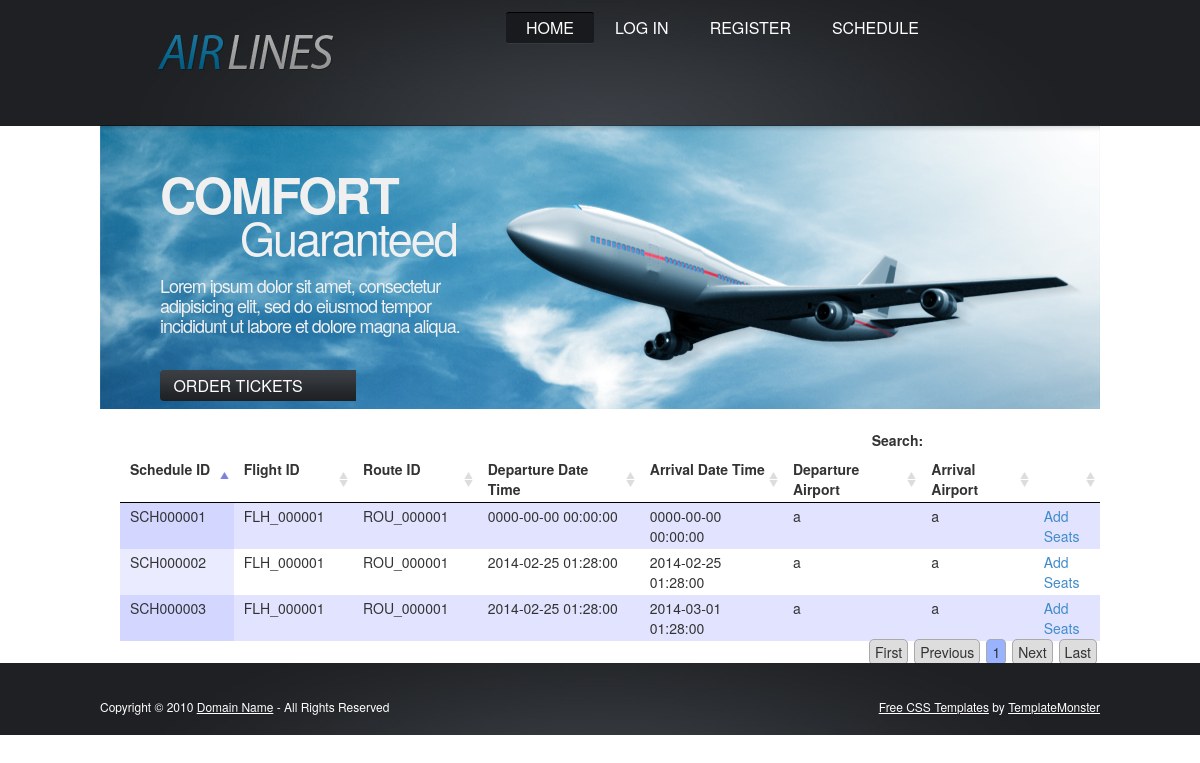
The page /schedules-display.php on the database its author committed.
### tables this page shows
CREATE TABLE IF NOT EXISTS `schedules` (
  `schedule_id` varchar(15) NOT NULL,
  `flight_id` varchar(15) NOT NULL,
  `route_id` varchar(15) NOT NULL,
  `departure_datetime` datetime NOT NULL,
  `arrival_datetime` datetime NOT NULL,
  `departure_airport` varchar(50) NOT NULL,
  `arrival_airport` varchar(50) NOT NULL,
  `remark` varchar(255) NOT NULL,
  PRIMARY KEY (`schedule_id`)
);

### includes/includefiles.php (called while the page is built, shortened)
<?php
require_once("includes/loginFunction.php");
$objLogIn = new logIn;
$isLoggedIn = $objLogIn->isLoggedIn();
?>

### includes/loginFunction.php (called while the page is built, shortened)
<?php
class logIn {
    function isLoggedIn($role=null) {
        if (!isset($_SESSION['user']))
            return false;
        return true;
    }
}
?>

### schedules-display.php (the view, shortened to what this page needs)
<?php include('includes/includefiles.php'); ?>
<?php include('includes/header.php'); ?>
<link href="css/jquery.dataTables.css" rel="stylesheet" type="text/css" />
<div class="row">
    <div class="col-md-12">
        <table id="schedule-table">
            <thead>
            <th>Schedule ID</th>
            <th>Flight ID</th>
            <th>Route ID</th>
            <th>Departure Date Time</th>
            <th>Arrival Date Time</th>
            <th>Departure Airport</th>
            <th>Arrival Airport</th>
            <th></th>
            </thead>
            <tbody>
                <?php
                $sql = "SELECT schedules.* " .
                        "FROM schedules " .
                        "ORDER BY schedule_id";
                $result = mysql_query($sql) or die(mysql_error());
                ?>
                <?php while ($row = mysql_fetch_array($result)) { ?>
                    <tr>
                        <td><?php echo $row['schedule_id']; ?></td>
                        <td><?php echo $row['flight_id']; ?></td>
                        <td><?php echo $row['route_id']; ?></td>
                        <td><?php echo $row['departure_datetime']; ?></td>
                        <td><?php echo $row['arrival_datetime']; ?></td>
                        <td><?php echo $row['departure_airport']; ?></td>
                        <td><?php echo $row['arrival_airport']; ?></td>
                        <td><a href="seat-setup.php?schedule_id=<?php echo $row['schedule_id']; ?>">Add Seats</a></td>
                    </tr>
                <?php } ?>
            </tbody>
        </table>
    </div>
</div>
<?php include('includes/footer.php'); ?>

### includes/header.php (shortened to what this page needs)
<!DOCTYPE html>
<html lang="en">
    <head>
        <link rel="stylesheet" href="css/reset.css" type="text/css" media="all">
        <link rel="stylesheet" href="css/layout.css" type="text/css" media="all">
        <link rel="stylesheet" href="css/style.css" type="text/css" media="all">
        <link href="css/chosen.min.css" rel="stylesheet" type="text/css" />
        <link href="css/bootstrap.min.css" rel="stylesheet" type="text/css" />
        <link href="css/bootstrap-theme.min.css" rel="stylesheet" type="text/css" />
        <link href="css/custom-style.css" rel="stylesheet" type="text/css" />
        <link href="css/bootstrap-datetimepicker.min.css" rel="stylesheet" type="text/css" />
        <link rel="stylesheet" type="text/css" media="screen" href="css/bootstrap-datetimepicker.min.css" />
    </head>
    <body id="page1">
        <div class="body1">
            <div class="main">
                <header>
                    <div class="wrapper">
                        <h1><a href="index.html" id="logo">AirLines</a>
                        </h1>
                        <div class="right">
                            <nav>
                                <ul id="menu">
                                    <li id="menu_active"><a href="index.php">Home</a></li>
                                    <?php if ($isLoggedIn == false) { ?>
                                        <li><a href="login.php">Log In</a></li>
                                    <?php } else { ?>
                                        <li><a href="logout.php">Log Out</a></li>
                                    <?php } ?>
                                    <li><a href="register.php">Register</a></li>
                                    <li><a href="schedule.php">Schedule</a></li>
                                </ul>
                            </nav>
                        </div>
                    </div>
                </header>
            </div>
        </div>
        <div class="main">
            <div id="banner">
                <div class="text1"> COMFORT<span>Guaranteed</span>
                    <p>Lorem ipsum dolor sit amet, consectetur adipisicing elit, sed do eiusmod tempor incididunt ut labore et dolore magna aliqua.</p>
                </div>
                <a href="#" class="button_top">Order Tickets Online</a></div>
        </div>
        <div class="main">
            <section id="content">
                <article class="col2 pad_left1">

### includes/footer.php (shortened to what this page needs)
</article>
</section>
</div>
<div class="body2">
    <div class="main">
        <footer>
            <div class="footerlink">
                <p class="lf">Copyright &copy; 2010 <a href="#">Domain Name</a> - All Rights Reserved</p>
                <p class="rf"><a href="http://www.free-css.com/">Free CSS Templates</a> by <a href="http://www.templatemonster.com/">TemplateMonster</a></p>
            </div>
        </footer>
    </div>
</div>
</body>
</html>

### css/layout.css (style rules this page uses)
.col1, .col2, .col3, .cols { float:left; }
.col2 { width:544px; }
#page1 h1 { padding-top:33px; }
#page1 #menu { padding-top:12px; }
#page1 header { height:126px; }
#page1 #banner { background:url(../images/bg_img.jpg) 0 0 no-repeat; height:283px; padding:38px 0 0 60px; }

### css/style.css (style rules this page uses)
article, aside, audio, canvas, command, datalist, details, embed, figcaption, figure, footer, header, hgroup, keygen, meter, nav, output, progress, section, source, video { display:block; }
.right { float:right; }
.wrapper { width:100%; overflow:hidden; }
body { background:#fff; border:0; font:14px Arial, Helvetica, sans-serif; color:#3c4046; line-height:20px; min-width:1000px; }
.main { margin:0 auto; width:1000px; }
.body1 { background:url(../images/bg_top.jpg) top center no-repeat #1e2023; }
.body2 { background:url(../images/bg_bot.jpg) top center no-repeat #1e2023; }
a { color:#1e749a; text-decoration:underline; outline:none; }
h1 { font-size:20px; font-weight:400; text-transform:uppercase; line-height:26px; color:#fff; float:left; padding:23px 0 0 58px; }
p { padding-bottom:20px; }
header { width:100%; overflow:hidden; height:106px; }
header .right { width:600px; }
#logo { display:block; background:url(../images/logo.jpg) 0 0 no-repeat; width:176px; height:39px; text-indent:-5000px; }
#menu { float:left; padding-top:8px; padding-left:5px; width:570px; }
#menu li { float:left; padding-left:1px; }
#menu li a { display:block; font-size:16px; text-transform:uppercase; color:#fff; text-decoration:none; line-height:30px; behavior:url(../js/PIE.htc); position:relative; padding:0 20px; margin:1px 0; }
#menu li a:hover, #menu #menu_active a { border-bottom:1px solid #373b40; border-top:1px solid #000; background:#191a1e; border-radius:3px; -moz-border-radius:3px; -webkit-border-radius:3px; margin:0; }
#banner { background:url(../images/bg_img2.jpg) 0 0 no-repeat; height:211px; padding:30px 0 0 60px; }
.text1 { font-weight:600; color:#f0f0f0; font-size:50px; line-height:60px; width:330px; letter-spacing:-2px; }
.text1 span { font-size:45px; line-height:50px; display:block; padding-left:80px; margin-top:-12px; font-weight:400; letter-spacing:-2px; }
.text1 p { font-size:18px; line-height:20px; font-weight:400; padding:13px 0 25px 0; letter-spacing:-1px; }
.button_top { display:inline-block; background:url(../images/button_top.jpg) 0 0 no-repeat; font-size:16px; text-transform:uppercase; color:#fff; text-decoration:none; line-height:31px; padding-right:40px; text-align:center; width:196px; }
#content { width:100%; overflow:hidden; }
.pad_left1 { padding-left:50px; }
footer { padding:35px 0 0 0; height:72px; width:100%; overflow:hidden; font-size:12px; line-height:18px; color:#fff; text-align:center; }
.footerlink { padding:0; }
.footerlink p { margin:0; padding:0; line-height:normal; white-space:nowrap; text-indent:inherit; color:#fff; }
.footerlink a { color:#fff; font-weight:normal; margin:inherit; padding:inherit; border:none; text-decoration:underline; background-color:transparent; }
.footerlink .lf { float:left; }
.footerlink .rf { float:right; }
a { outline:none; }

### css/custom-style.css (style rules this page uses)
.pad_left1 { padding-left: 20px; padding-top: 20px; }
.col2 { width: 630px; }
.body1 .main .wrapper h1 { margin:0px; }

### schedules-display.php (style rules this page uses)
.col2 { width: 100%; }

### rows shown on the page
schedules: schedule_id "SCH000001", flight "FLH_000001", route "ROU_000001", departure_datetime "0000-00-00 00:00:00", arrival_datetime "0000-00-00 00:00:00", departure_airport "a", arrival_airport "a"
schedules: schedule_id "SCH000002", flight "FLH_000001", route "ROU_000001", departure_datetime "2014-02-25 01:28:00", arrival_datetime "2014-02-25 01:28:00", departure_airport "a", arrival_airport "a"
schedules: schedule_id "SCH000003", flight "FLH_000001", route "ROU_000001", departure_datetime "2014-02-25 01:28:00", arrival_datetime "2014-03-01 01:28:00", departure_airport "a", arrival_airport "a"
